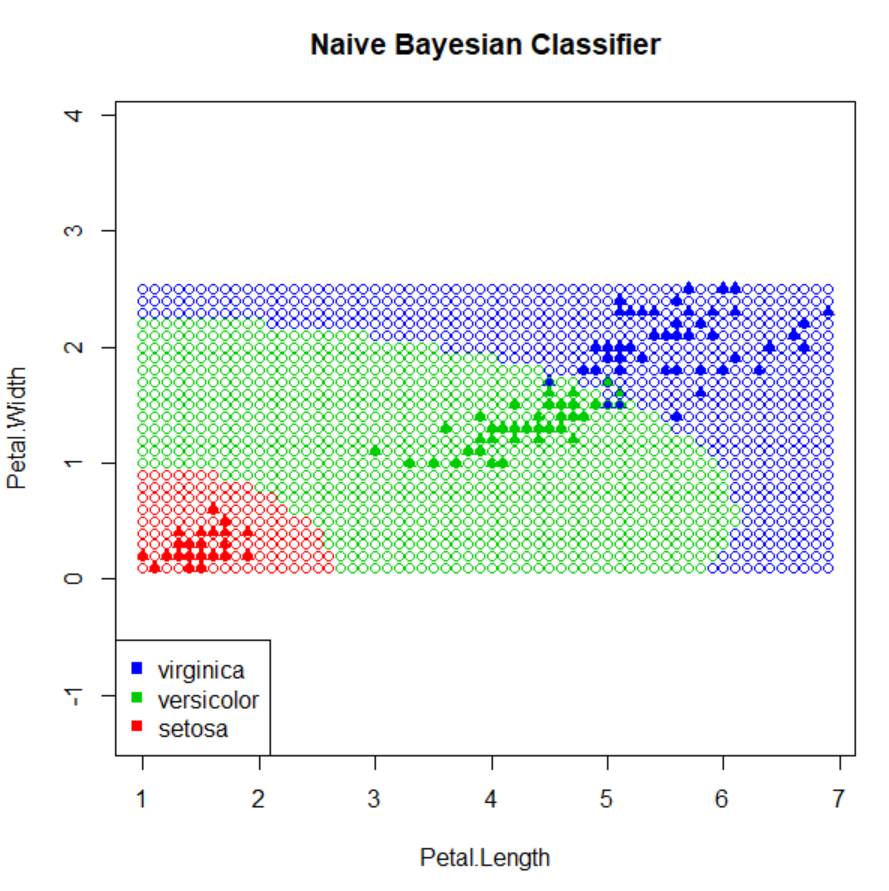

Write the R code that produced this figure.
colors <- c("setosa" = "red", "versicolor" = "green3", "virginica" = "blue")
plot(iris[, 3:4], pch = 17, bg = colors[iris$Species], col = colors[iris$Species], asp = 1)
title ("Naive Bayesian Classifier")

naiveBayesianClassifier <- function(point) { 

  m <- length(levels(iris$Species)) # number of classes (3)
  p <- c(0,0,0) # distribution density
  
  answer <- data.frame(1:m, levels(iris$Species))
  colnames(answer) <- c("OptimalBayesianRule", "Species")
  P_apriori <- 1 / 3 # apriori probability
  petalwidth <- c(0.246,1.326,2.026)
  petalwidthSigm <- c(0.1054,0.1978,0.2747)
  petalenght <- c(1.462,4.26,5.552)
  petalenghtSigm <- c(0.1737,0.4699,0.5519)

  p[1]<-log2(P_apriori) +log2(dnorm(point[4], mean = petalwidth[1], sd = petalwidthSigm[1], log = FALSE)) +log2(dnorm(point[3], mean = petalenght[1], sd = petalenghtSigm[1], log = FALSE))
  p[2]<-log2(P_apriori) +log2(dnorm(point[4], mean = petalwidth[2], sd = petalwidthSigm[2], log = FALSE))+log2(dnorm(point[3], mean = petalenght[2], sd = petalenghtSigm[2], log = FALSE))
  p[3]<-log2(P_apriori) +log2(dnorm(point[4], mean = petalwidth[3], sd = petalwidthSigm[3], log = FALSE))+log2(dnorm(point[3], mean = petalenght[3], sd = petalenghtSigm[3], log = FALSE))
 
  return(match(max(p), p))
}

col3 <- seq(from = min(iris[, 3]), to = max(iris[, 3]), by = 0.1)
col4 <- seq(from = min(iris[, 4]), to = max(iris[, 4]), by = 0.1)

for(i in col3) {
  for(j in col4) {
    point <- c(0, 0, i, j)
    points(point[3], point[4],  pch = 21, col = colors[naiveBayesianClassifier(point)])
  }
}

legend("bottomleft", c("virginica", "versicolor", "setosa"), pch = c(15,15,15), col = c("blue", "green3", "red"))
